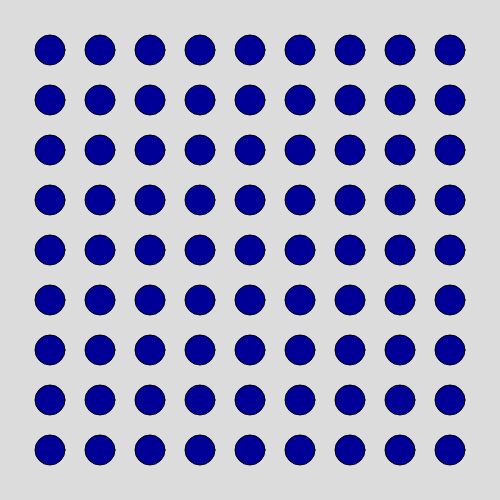
Frame 1 (no input)
Frame 60 (no input): identical to frame 1, image omitted
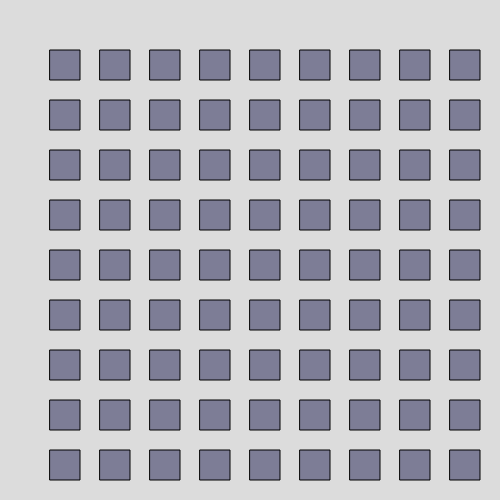
Frame 120 (the mouse pressed at the canvas centre since frame 60)

The p5.js sketch that drew these frames (run headless with seeded random() and noise() and a simulated clock; from frame 60 on, the mouse is pressed at the canvas centre):

// p5.js sketch
// ── sketch.js
/*
Name: Jai Gaston
Title: Simple Mouse Pattern

Instructions:
- Move your mouse around
- Click to change the shape
*/

let circles = true;

function setup() {
  createCanvas(500, 500);
}

function draw() {
  background(220);

  // first loop
  for (let x = 50; x < width; x += 50) {

    // second loop
    for (let y = 50; y < height; y += 50) {

      fill(mouseX / 2, mouseY / 2, 150);

      // conditional statement
      if (circles) {
        ellipse(x, y, 30, 30);
      } else {
        rect(x, y, 30, 30);
      }
    }
  }
}

// click changes shapes
function mousePressed() {
  circles = !circles;
}
